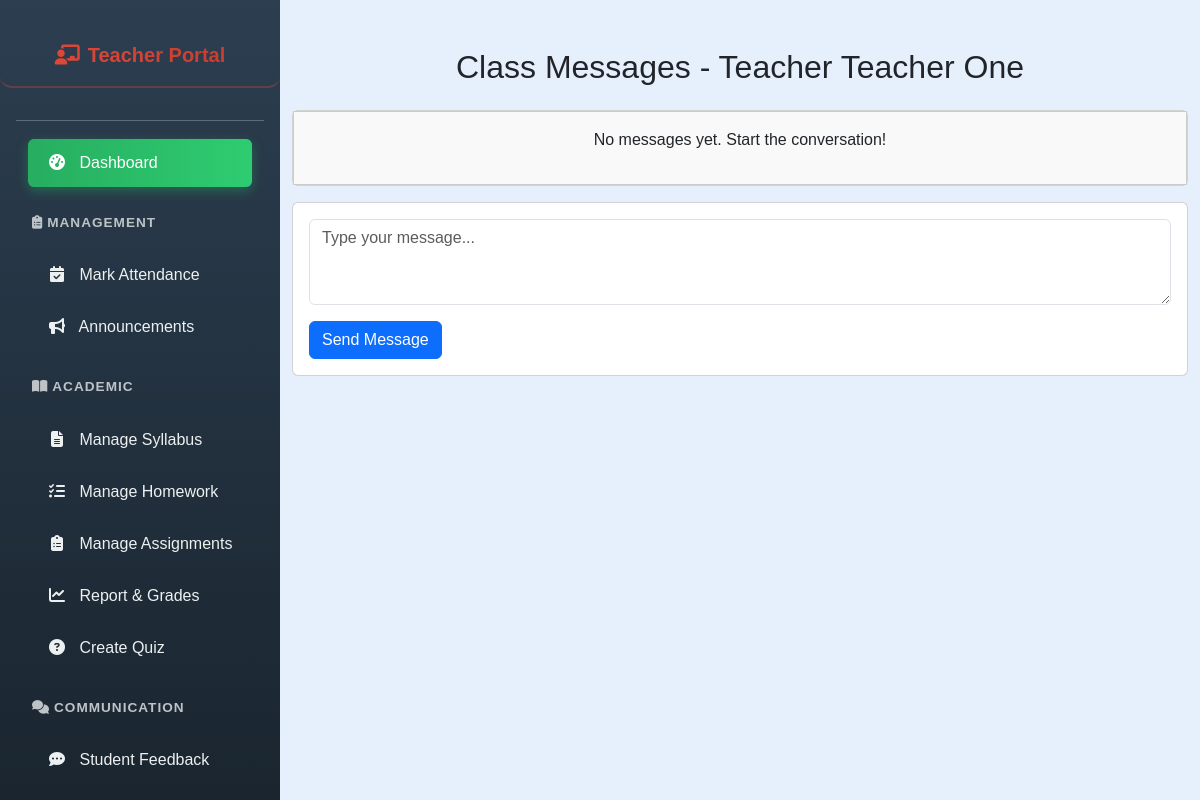
The page /student/class_messages.php (signed in) on the database as committed earlier.
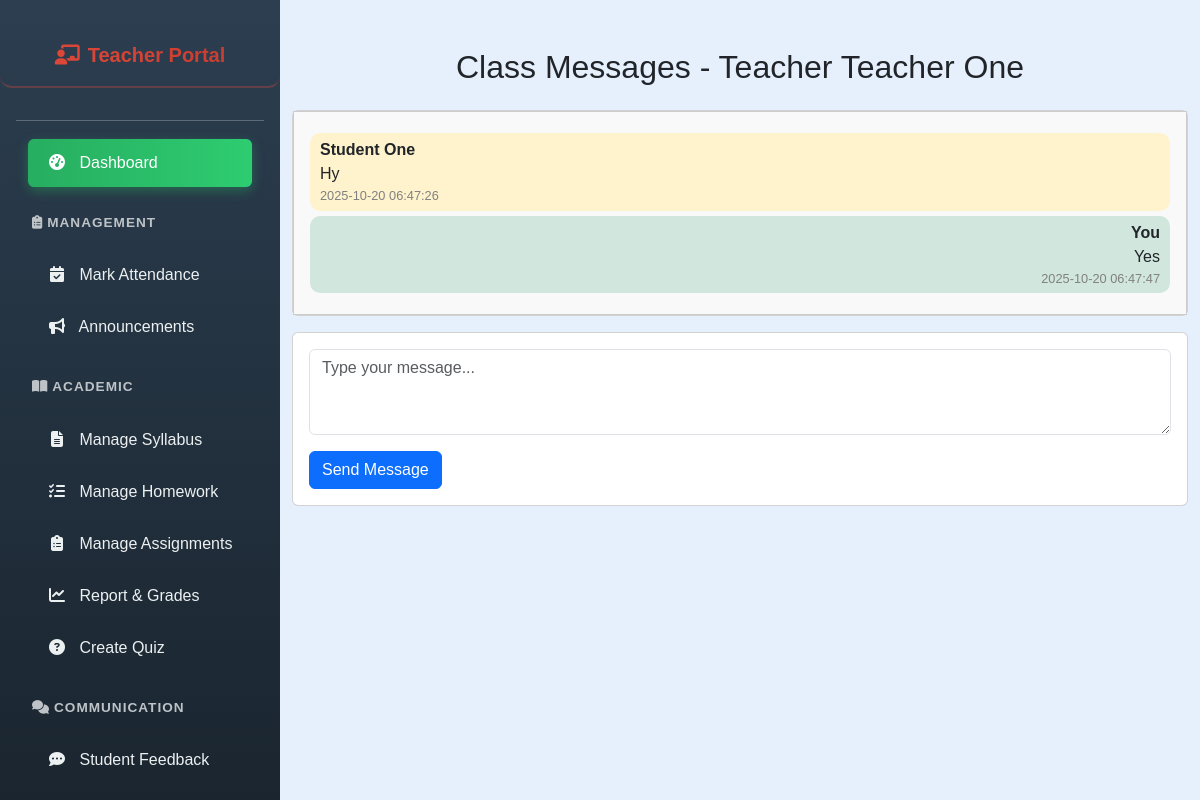
The same page on the database as committed later.
### tables this page shows
CREATE TABLE `class_messages` (
  `message_id` int(11) NOT NULL,
  `class_id` int(11) NOT NULL,
  `sender_id` int(11) NOT NULL,
  `sender_role` enum('teacher','student') NOT NULL,
  `message` text NOT NULL,
  `sent_at` timestamp NOT NULL DEFAULT current_timestamp()
);

CREATE TABLE `users` (
  `user_id` int(11) NOT NULL,
  `usertype` enum('Teacher','Student') NOT NULL,
  `first_name` varchar(50) NOT NULL,
  `last_name` varchar(50) NOT NULL,
  `email` varchar(100) NOT NULL,
  `password_hash` varchar(255) NOT NULL,
  `gender` enum('Male','Female','Other') NOT NULL,
  `dob` date NOT NULL,
  `contact_number` varchar(20) DEFAULT NULL,
  `address` text DEFAULT NULL,
  `profile_picture` varchar(255) DEFAULT NULL,
  `class_id` int(11) DEFAULT NULL,
  `created_at` datetime DEFAULT current_timestamp(),
  `updated_at` datetime DEFAULT current_timestamp() ON UPDATE current_timestamp()
);

### student/class_messages.php (the view, shortened to what this page needs)
<?php
include('../config.php');
$user_id = $_SESSION["user_id"];
$role = $_SESSION["usertype"];
if($role === "Student") {
    $stmt = $conn->prepare("SELECT class_id, first_name, last_name FROM users WHERE user_id=?");
    $stmt->bind_param("i", $user_id);
    $stmt->execute();
    $student = $stmt->get_result()->fetch_assoc();
    $class_id = $student['class_id'];
    $user_name = $student['first_name'] . " " . $student['last_name'];
    $stmt->close();
} else {
    $stmt = $conn->prepare("SELECT class_id, first_name, last_name FROM users WHERE user_id=?");
    $stmt->bind_param("i", $user_id);
    $stmt->execute();
    $teacher = $stmt->get_result()->fetch_assoc();
    $class_id = $teacher['class_id'];
    $user_name = "Teacher " . $teacher['first_name'] . " " . $teacher['last_name'];
}
$messages = [];
$stmt = $conn->prepare("SELECT m.*, u.first_name, u.last_name
                        FROM class_messages m
                        JOIN users u ON m.sender_id=u.user_id
                        WHERE m.class_id=?
                        ORDER BY m.sent_at ASC");
$stmt->bind_param("i", $class_id);
$stmt->execute();
$result = $stmt->get_result();
while($row = $result->fetch_assoc()) $messages[] = $row;
?>
<!DOCTYPE html>
<html lang="en">
<head>
<link href="https://cdn.jsdelivr.net/npm/bootstrap@5.3.0/dist/css/bootstrap.min.css" rel="stylesheet" />
</head>
<body style="margin-left:280px; background-color:#e6effc;">
<?php
if($role === "Student") include('student_sidebar.php');
else include('teacher_sidebar.php');
?>
<div class="container mt-5 mb-5">
    <h2 class="mb-4 text-center">Class Messages - <?= htmlspecialchars($user_name) ?></h2>
    <div class="card mb-3">
        <div class="card-body message-box">
            <?php if($messages): ?>
                <?php foreach($messages as $msg): ?>
                    <?php
                        $isSender = ($msg['sender_id'] == $user_id);
                        $className = $isSender ? 'message-sent' : 'message-received';
                        $senderName = $isSender ? 'You' : ($msg['sender_role']=='Teacher'?'Teacher ':'') . $msg['first_name'] . ' ' . $msg['last_name'];
                    ?>
                    <div class="<?= $className ?>">
                        <div class="sender"><?= htmlspecialchars($senderName) ?></div>
                        <div><?= nl2br(htmlspecialchars($msg['message'])) ?></div>
                        <div class="time"><?= htmlspecialchars($msg['sent_at']) ?></div>
                    </div>
                <?php endforeach; ?>
            <?php else: ?>
                <p class="text-center">No messages yet. Start the conversation!</p>
            <?php endif; ?>
        </div>
    </div>
    <div class="card">
        <div class="card-body">
            <form method="POST">
                <div class="mb-3">
                    <textarea name="message" class="form-control" rows="3" placeholder="Type your message..." required></textarea>
                </div>
                <button type="submit" class="btn btn-primary">Send Message</button>
            </form>
        </div>
    </div>
</div>
</body>
</html>

Rows that differ between the two databases and show on the page:
added class_messages: senderName "Student One", message "Hy", sent_at "2025-10-20 06:47:26"
added class_messages: sender "You", message "Yes", sent_at "2025-10-20 06:47:47"
Other text that changed with them:
text no longer shown: "No messages yet. Start the conversation!"
